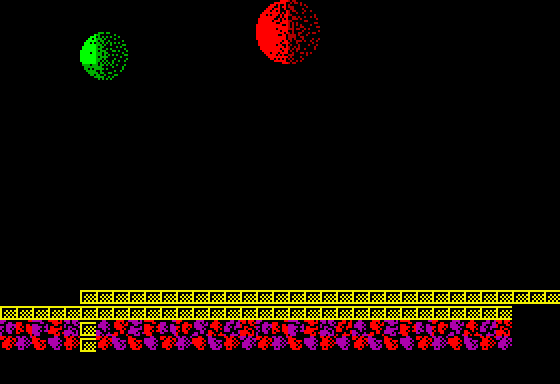

A 2D game scene composited from a Tiled map and its tileset images. What follows is a short description and the map's XML, with every tile layer's data as written:
An orthogonal 35x24 tile map with 16x16 px tiles, 1 tile layer (Collision), 3 tilesets, 1 image layer and 2 objects (vitorc, ammo_pack).

<map version="1.0" orientation="orthogonal" width="35" height="24" tilewidth="16" tileheight="16">
 <properties>
  <property name="background_color" value="#000000" />
  <property name="zoneNumber" value="036" />
  <property name="zoneSource" value="rusarh/exolon-esl asm/data_zone_data.asm" />
  <property name="nextLevel" value="L02S13" />
 </properties>
 <tileset firstgid="1" name="tiles" tilewidth="16" tileheight="16">
  <image source="tiles.png" width="240" height="512" />
 </tileset>
 <tileset firstgid="481" name="rocks" tilewidth="16" tileheight="16">
  <image source="rocks.png" width="512" height="48" />
 </tileset>
 <tileset firstgid="577" name="generated_terrain" tilewidth="16" tileheight="16">
  <image source="generated_terrain.png" width="256" height="16" />
 </tileset>
 <imagelayer name="Original Static Scenery">
  <image source="zone_036_original.png" width="512" height="384" />
 </imagelayer>
 <layer name="Collision" width="35" height="24">
  <data encoding="csv">0,0,0,0,0,0,0,0,0,0,0,0,0,0,0,0,0,0,0,0,0,0,0,0,0,0,0,0,0,0,0,0,0,0,0,
0,0,0,0,0,0,0,0,0,0,0,0,0,0,0,0,0,0,0,0,0,0,0,0,0,0,0,0,0,0,0,0,0,0,0,
0,0,0,0,0,0,0,0,0,0,0,0,0,0,0,0,0,0,0,0,0,0,0,0,0,0,0,0,0,0,0,0,0,0,0,
0,0,0,0,0,0,0,0,0,0,0,0,0,0,0,0,0,0,0,0,0,0,0,0,0,0,0,0,0,0,0,0,0,0,0,
0,0,0,0,0,0,0,0,0,0,0,0,0,0,0,0,0,0,0,0,0,0,0,0,0,0,0,0,0,0,0,0,0,0,0,
0,0,0,0,0,0,0,0,0,0,0,0,0,0,0,0,0,0,0,0,0,0,0,0,0,0,0,0,0,0,0,0,0,0,0,
0,0,0,0,0,0,0,0,0,0,0,0,0,0,0,0,0,0,0,0,0,0,0,0,0,0,0,0,0,0,0,0,0,0,0,
0,0,0,0,0,0,0,0,0,0,0,0,0,0,0,0,0,0,0,0,0,0,0,0,0,0,0,0,0,0,0,0,0,0,0,
0,0,0,0,0,0,0,0,0,0,0,0,0,0,0,0,0,0,0,0,0,0,0,0,0,0,0,0,0,0,0,0,0,0,0,
0,0,0,0,0,0,0,0,0,0,0,0,0,0,0,0,0,0,0,0,0,0,0,0,0,0,0,0,0,0,0,0,0,0,0,
0,0,0,0,0,0,0,0,0,0,0,0,0,0,0,0,0,0,0,0,0,0,0,0,0,0,0,0,0,0,0,0,0,0,0,
0,0,0,0,0,0,0,0,0,0,0,0,0,0,0,0,0,0,0,0,0,0,0,0,0,0,0,0,0,0,0,0,0,0,0,
0,0,0,0,0,0,0,0,0,0,0,0,0,0,0,0,0,0,0,0,0,0,0,0,0,0,0,0,0,0,0,0,0,0,0,
0,0,0,0,0,0,0,0,0,0,0,0,0,0,0,0,0,0,0,0,0,0,0,0,0,0,0,0,0,0,0,0,0,0,0,
0,0,0,0,0,0,0,0,0,0,0,0,0,0,0,0,0,0,0,0,0,0,0,0,0,0,0,0,0,0,0,0,0,0,0,
0,0,0,0,0,0,0,0,0,0,0,0,0,0,0,0,0,0,0,0,0,0,0,0,0,0,0,0,0,0,0,0,0,0,0,
0,0,0,0,0,0,0,0,0,0,0,0,0,0,0,0,0,0,0,0,0,0,0,0,0,0,0,0,0,0,0,0,0,0,0,
0,0,0,0,0,0,0,0,0,0,0,0,0,0,0,0,0,0,0,0,0,0,0,0,0,0,0,0,0,0,0,0,0,0,0,
0,0,0,0,0,1,1,1,1,1,1,1,1,1,1,1,1,1,1,1,1,1,1,1,1,1,1,1,1,1,1,1,1,1,1,
1,1,1,1,1,1,1,1,1,1,1,1,1,1,1,1,1,1,1,1,1,1,1,1,1,1,1,1,1,1,1,1,0,0,0,
0,0,0,0,0,1,0,0,0,0,0,0,0,0,0,0,0,0,0,0,0,0,0,0,0,0,0,0,0,0,0,0,0,0,0,
0,0,0,0,0,1,0,0,0,0,0,0,0,0,0,0,0,0,0,0,0,0,0,0,0,0,0,0,0,0,0,0,0,0,0,
0,0,0,0,0,0,0,0,0,0,0,0,0,0,0,0,0,0,0,0,0,0,0,0,0,0,0,0,0,0,0,0,0,0,0,
0,0,0,0,0,0,0,0,0,0,0,0,0,0,0,0,0,0,0,0,0,0,0,0,0,0,0,0,0,0,0,0,0,0,0</data>
 </layer>
 <objectgroup name="Objects">
  <object id="1" name="vitorc" x="0" y="320" />
  <object id="2" name="ammo_pack" x="144" y="288" width="32" height="32">
   <properties>
    <property name="sourceBlock" value="blk_box_white" />
   </properties>
  </object>
 </objectgroup>
</map>
